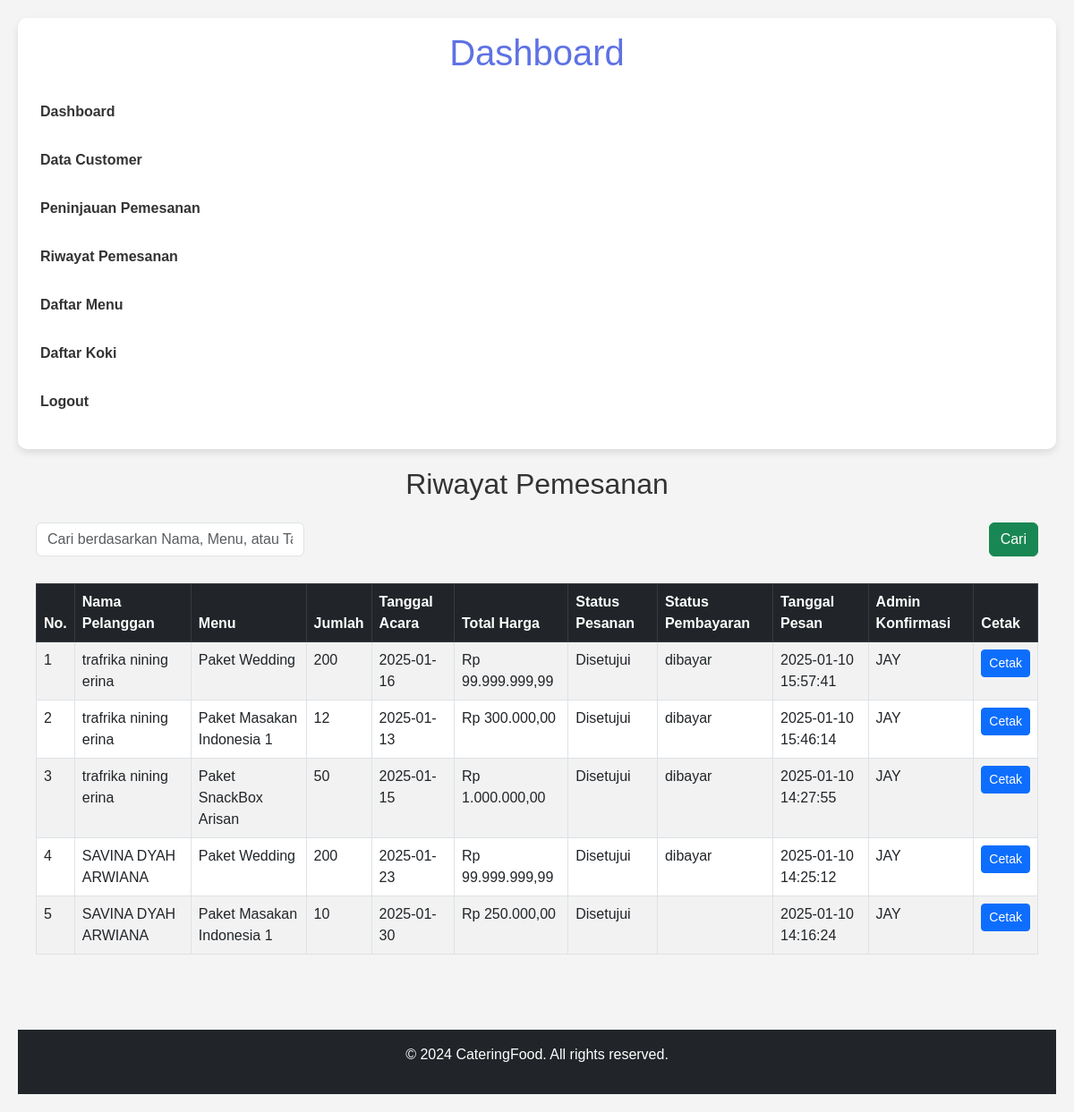
The app's page /admin/riwayat.php (signed in) with its own data.
### tables this page shows
CREATE TABLE `pesanan` (
  `ID_PESANAN` int(11) NOT NULL,
  `ID_ADMIN` int(11) DEFAULT NULL,
  `ID_MENU` int(11) DEFAULT NULL,
  `ID_CUSTOMER` int(11) DEFAULT NULL,
  `JUMLAH_PESANAN` int(11) DEFAULT NULL,
  `TANGGAL_ACARA` date DEFAULT NULL,
  `ALAMAT_ACARA` varchar(100) NOT NULL,
  `TOTAL_HARGA` decimal(10,2) DEFAULT NULL,
  `STATUS` varchar(50) DEFAULT NULL,
  `TANGGAL_PESAN` datetime DEFAULT current_timestamp(),
  `REQUEST` text DEFAULT NULL
);

CREATE TABLE `customer` (
  `ID_CUSTOMER` int(11) NOT NULL,
  `NAMA_CUSTOMER` varchar(100) DEFAULT NULL,
  `EMAIL` varchar(50) DEFAULT NULL,
  `ALAMAT` varchar(255) DEFAULT NULL,
  `PASS` varchar(60) DEFAULT NULL,
  `saran` text DEFAULT NULL
);

CREATE TABLE `produk_menu` (
  `ID_MENU` int(11) NOT NULL,
  `NAMA_MENU` varchar(100) DEFAULT NULL,
  `DESKRIPSI` text DEFAULT NULL,
  `HARGA` decimal(10,2) DEFAULT NULL,
  `GAMBAR` varchar(255) DEFAULT NULL
);

CREATE TABLE `transaksi` (
  `ID_TRANSAKSI` int(11) NOT NULL,
  `ID_PESANAN` int(11) NOT NULL,
  `ID_ADMIN` int(20) NOT NULL,
  `TGL_BAYAR` date DEFAULT NULL,
  `STATUS_PEMBAYARAN` enum('belum dibayar','dibayar','gagal') NOT NULL,
  `METODE_PEMBAYARAN` varchar(100) NOT NULL,
  `jumlah_pembayaran` int(11) NOT NULL,
  `virtual_account` int(11) NOT NULL
);

CREATE TABLE `adm` (
  `ID_ADMIN` int(11) NOT NULL,
  `NAMA_ADMIN` varchar(100) DEFAULT NULL,
  `NO_TELP` varchar(15) DEFAULT NULL,
  `ALAMAT` varchar(255) DEFAULT NULL,
  `FOTO_ADMIN` varchar(255) DEFAULT NULL,
  `PASSWORD` varchar(255) DEFAULT NULL
);

### admin/riwayat.php (the view, shortened to what this page needs)
<?php
include('../config.php');
$search = '';
if (isset($_GET['search'])) {
    $search = $_GET['search'];
    $query_riwayat = "
        SELECT PESANAN.*, PRODUK_MENU.NAMA_MENU, CUSTOMER.NAMA_CUSTOMER, ADM.NAMA_ADMIN, TRANSAKSI.STATUS AS STATUS_PEMBAYARAN
        FROM PESANAN
        INNER JOIN PRODUK_MENU ON PESANAN.ID_MENU = PRODUK_MENU.ID_MENU
        INNER JOIN CUSTOMER ON PESANAN.ID_CUSTOMER = CUSTOMER.ID_CUSTOMER
        LEFT JOIN ADM ON PESANAN.ID_ADMIN = ADM.ID_ADMIN
        LEFT JOIN TRANSAKSI ON PESANAN.ID_PESANAN = TRANSAKSI.ID_PESANAN
        WHERE (CUSTOMER.NAMA_CUSTOMER LIKE ?
           OR PRODUK_MENU.NAMA_MENU LIKE ?
           OR PESANAN.TANGGAL_PESAN LIKE ?)
           AND (PESANAN.STATUS != 'Menunggu Konfirmasi' OR PESANAN.ID_ADMIN = ?)
        ORDER BY PESANAN.TANGGAL_PESAN DESC";
    $stmt = $conn->prepare($query_riwayat);
    $search_term = "%" . $search . "%";
    $stmt->bind_param("sssi", $search_term, $search_term, $search_term, $_SESSION['admin_id']);
    $stmt->execute();
    $result = $stmt->get_result();
} else {
    $query_riwayat = "
        SELECT PESANAN.*, PRODUK_MENU.NAMA_MENU, CUSTOMER.NAMA_CUSTOMER, ADM.NAMA_ADMIN, TRANSAKSI.STATUS_PEMBAYARAN
        FROM PESANAN
        INNER JOIN PRODUK_MENU ON PESANAN.ID_MENU = PRODUK_MENU.ID_MENU
        INNER JOIN CUSTOMER ON PESANAN.ID_CUSTOMER = CUSTOMER.ID_CUSTOMER
        LEFT JOIN ADM ON PESANAN.ID_ADMIN = ADM.ID_ADMIN
        LEFT JOIN TRANSAKSI ON PESANAN.ID_PESANAN = TRANSAKSI.ID_PESANAN
        WHERE PESANAN.STATUS != 'Menunggu Konfirmasi'
           AND (PESANAN.ID_ADMIN = ? OR PESANAN.STATUS != 'Menunggu Konfirmasi')
        ORDER BY PESANAN.TANGGAL_PESAN DESC";
    $stmt = $conn->prepare($query_riwayat);
    $stmt->bind_param("i", $_SESSION['admin_id']);
    $stmt->execute();
    $result = $stmt->get_result();
}
$no = 1;
?>
<!DOCTYPE html>
<html lang="id">
<head>
    <link href="https://cdn.jsdelivr.net/npm/bootstrap@5.3.0-alpha1/dist/css/bootstrap.min.css" rel="stylesheet">
</head>
<body>
<?php include('navbar_admin.php'); ?>
<div class="container content-container">
    <h2 class="text-center mb-4">Riwayat Pemesanan</h2>
    <form method="get" class="d-flex justify-content-between">
        <div class="form-group">
            <input type="text" name="search" class="form-control" placeholder="Cari berdasarkan Nama, Menu, atau Tanggal..." value="<?= htmlspecialchars($search) ?>">
        </div>
        <button type="submit" class="btn btn-success ms-2">Cari</button>
    </form>
    <?php if ($result && $result->num_rows > 0): ?>
    <div class="table-responsive table-container">
        <table class="table table-bordered table-striped">
            <thead class="table-dark">
                <tr>
                    <th>No.</th>
                    <th>Nama Pelanggan</th>
                    <th>Menu</th>
                    <th>Jumlah</th>
                    <th>Tanggal Acara</th>
                    <th>Total Harga</th>
                    <th>Status Pesanan</th>
                    <th>Status Pembayaran</th>
                    <th>Tanggal Pesan</th>
                    <th>Admin Konfirmasi</th>
                    <th>Cetak</th>
                </tr>
            </thead>
            <tbody>
                <?php while ($pesanan = $result->fetch_assoc()): ?>
                    <tr>
                        <td><?= $no ?></td>
                        <td><?php echo htmlspecialchars($pesanan['NAMA_CUSTOMER']); ?></td>
                        <td><?php echo htmlspecialchars($pesanan['NAMA_MENU']); ?></td>
                        <td><?php echo htmlspecialchars($pesanan['JUMLAH_PESANAN']); ?></td>
                        <td><?php echo htmlspecialchars(date('Y-m-d', strtotime($pesanan['TANGGAL_ACARA']))); ?></td>
                        <td>Rp <?= number_format($pesanan['TOTAL_HARGA'], 2, ',', '.'); ?></td>
                        <td><?php echo htmlspecialchars($pesanan['STATUS']); ?></td>
                        <td><?php echo htmlspecialchars($pesanan['STATUS_PEMBAYARAN']); ?></td>
                        <td>
                            <?php
                            if (!empty($pesanan['TANGGAL_PESAN'])) {
                                echo htmlspecialchars(date('Y-m-d H:i:s', strtotime($pesanan['TANGGAL_PESAN'])));
                            } else {
                                echo 'Tanggal tidak tersedia';
                            }
                            ?>
                        </td>
                        <td><?php echo htmlspecialchars($pesanan['NAMA_ADMIN']); ?></td>
                        <td>
                            <a href="cetak_riwayat.php?id=<?php echo $pesanan['ID_PESANAN']; ?>" target="_blank" class="btn btn-primary btn-sm">Cetak</a>
                        </td>
                    </tr>
                <?php $no++; endwhile; ?>
            </tbody>
        </table>
    </div>
    <?php else: ?>
    <p class="text-center">Tidak ada riwayat pemesanan yang ditemukan.</p>
    <?php endif; ?>
</div>
<footer class="bg-dark text-white text-center py-3 mt-5">
    <p>&copy; 2024 CateringFood. All rights reserved.</p>
</footer>
</body>
</html>

### admin/riwayat.php (style rules this page uses)
.content-container { margin-top: 30px; }
.table-container { margin-top: 30px; }
.form-control { width: 300px; display: inline-block; }

### admin/navbar_admin.php (style rules this page uses)
body { font-family: Arial, sans-serif; background-color: #f4f4f4; color: #333; }
.container { max-width: 1200px; margin: 0 auto; padding: 20px; }

### records on screen
pesanan: ID_CUSTOMER.NAMA_CUSTOMER "trafrika nining erina", ID_MENU.NAMA_MENU "Paket Wedding", JUMLAH_PESANAN "200", TANGGAL_ACARA "2025-01-16", TOTAL_HARGA "99.999.999,99", STATUS "Disetujui", transaksi.STATUS_PEMBAYARAN "dibayar", TANGGAL_PESAN "2025-01-10 15:57:41", ID_ADMIN.NAMA_ADMIN "JAY"
pesanan: ID_CUSTOMER.NAMA_CUSTOMER "trafrika nining erina", ID_MENU.NAMA_MENU "Paket Masakan Indonesia 1", JUMLAH_PESANAN "12", TANGGAL_ACARA "2025-01-13", TOTAL_HARGA "300.000,00", STATUS "Disetujui", transaksi.STATUS_PEMBAYARAN "dibayar", TANGGAL_PESAN "2025-01-10 15:46:14", ID_ADMIN.NAMA_ADMIN "JAY"
pesanan: ID_CUSTOMER.NAMA_CUSTOMER "trafrika nining erina", ID_MENU.NAMA_MENU "Paket SnackBox Arisan", JUMLAH_PESANAN "50", TANGGAL_ACARA "2025-01-15", TOTAL_HARGA "1.000.000,00", STATUS "Disetujui", transaksi.STATUS_PEMBAYARAN "dibayar", TANGGAL_PESAN "2025-01-10 14:27:55", ID_ADMIN.NAMA_ADMIN "JAY"
pesanan: ID_CUSTOMER.NAMA_CUSTOMER "SAVINA DYAH ARWIANA", ID_MENU.NAMA_MENU "Paket Wedding", JUMLAH_PESANAN "200", TANGGAL_ACARA "2025-01-23", TOTAL_HARGA "99.999.999,99", STATUS "Disetujui", transaksi.STATUS_PEMBAYARAN "dibayar", TANGGAL_PESAN "2025-01-10 14:25:12", ID_ADMIN.NAMA_ADMIN "JAY"
pesanan: ID_CUSTOMER.NAMA_CUSTOMER "SAVINA DYAH ARWIANA", ID_MENU.NAMA_MENU "Paket Masakan Indonesia 1", JUMLAH_PESANAN "10", TANGGAL_ACARA "2025-01-30", TOTAL_HARGA "250.000,00", STATUS "Disetujui", TANGGAL_PESAN "2025-01-10 14:16:24", ID_ADMIN.NAMA_ADMIN "JAY"
